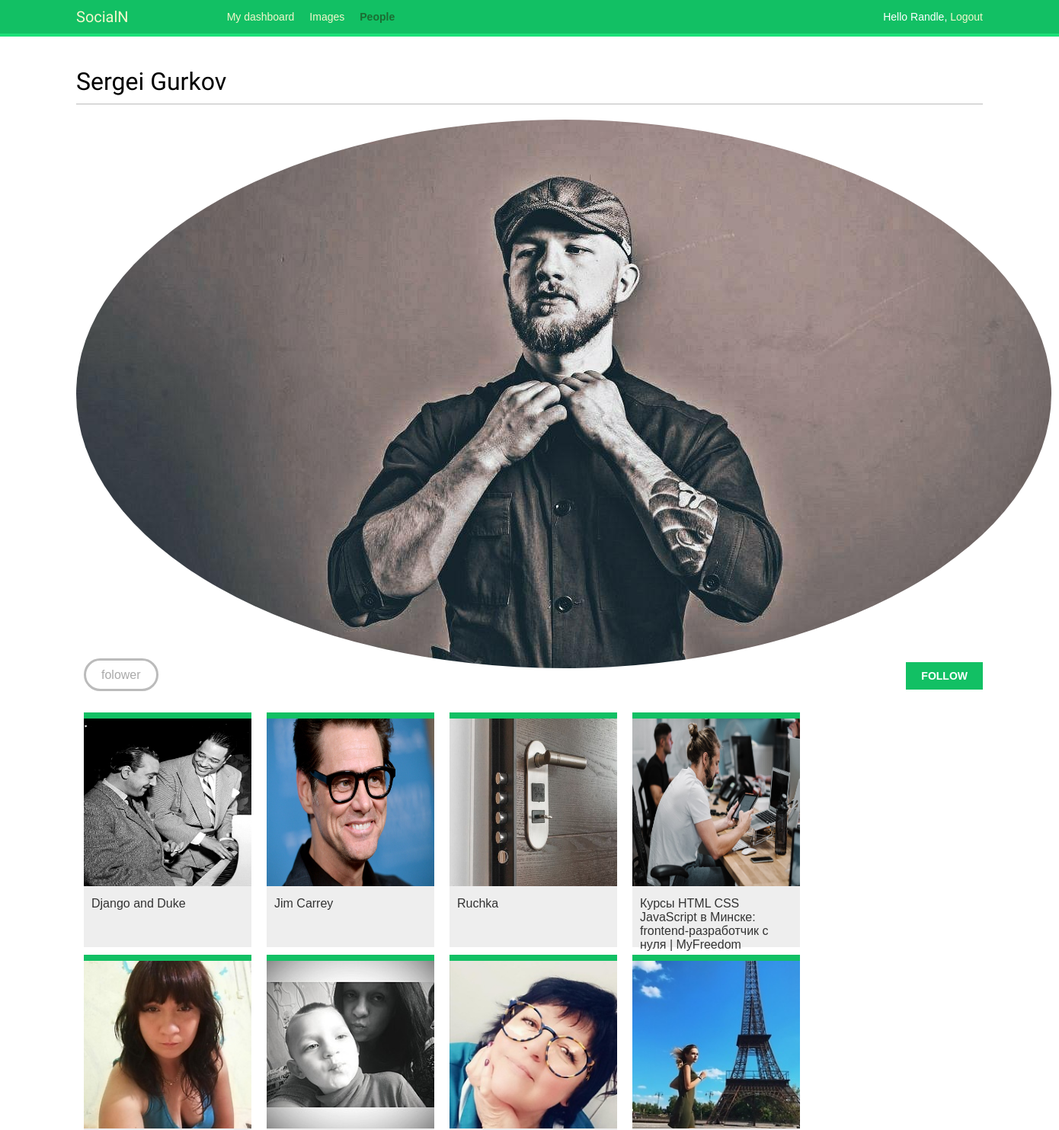
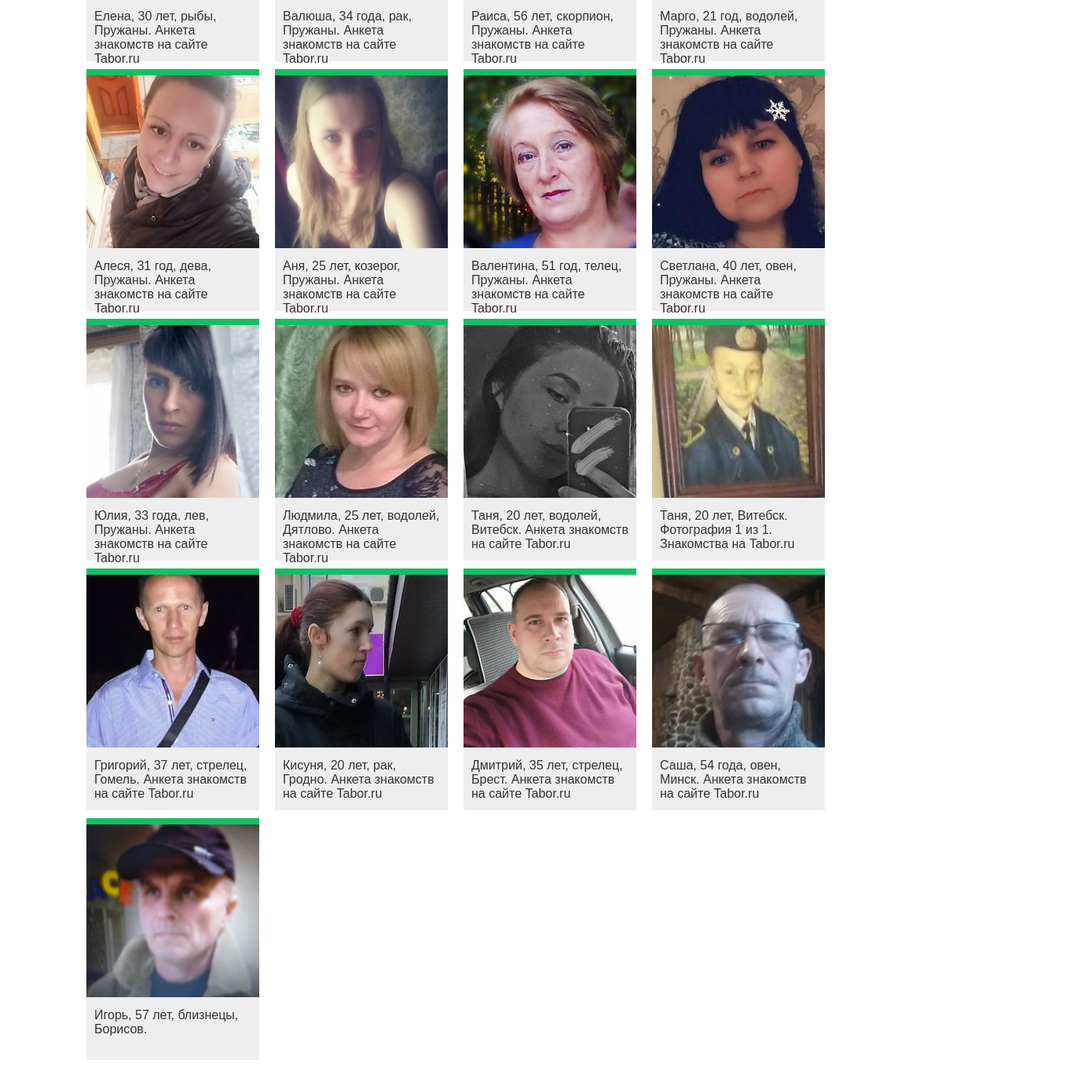
The page /account/user/Admin/ (signed in) on the database its author committed (2 pictures, top to bottom).
### images/models.py (models this page shows, shortened)
class Image(models.Model):
    user = models.ForeignKey(
        settings.AUTH_USER_MODEL,
        related_name="images_created",
        on_delete=models.CASCADE,
    )
    title = models.CharField(max_length=200)
    slug = AutoSlugField(populate_from='title')
    url = models.URLField()
    image = models.ImageField(upload_to="images/%Y/%m/%d")
    description = models.TextField(blank=True)
    created = models.DateField(auto_now_add=True, db_index=True)
    users_like = models.ManyToManyField(
        settings.AUTH_USER_MODEL, related_name="images_liked", blank=True
    )
    def get_absolute_url(self):
        return reverse("images:detail", args=[self.id, self.slug])

### account/views.py (the view)
# urls.py: path("user/<username>/", views.user_detail, name="user_detail"),
@login_required
def user_detail(request, username):
    user = get_object_or_404(User, username=username, is_active=True)
    return render(request,
                  "account/user/detail.html",
                  {'section': 'people',
                   'user': user})

### account/templates/account/user/detail.html (shortened to what this page needs)
{% extends 'base.html' %}
{% load thumbnail %}
{% block content %}
    <h1>{{ user.get_full_name }}</h1>
    <div class="profile-info">
        {% thumbnail user.profile.photo "180x180" crop="100%" as im %}
            <img src="{{ im.url }}" class="user-detail">
        {% endthumbnail %}
    </div>
    {% with total_followers=user.folowers.count %}
        <span class="count">
            folower{{ total_folowers|pluralize }}
        </span>
        <a href="#" data-id="{{ user.id }}" data-action="{% if request.user in user.followers.all %}un{% endif %}follow"
        class="follow button">
        {% if request.user not in user.followers.all %}
            Follow
        {% else %}
            Unfollow
        {% endif %}
        </a>
        <div id="image-list" class="image-container">
            {% include "images/image/list_ajax.html" with images=user.images_created.all %}
        </div>
    {% endwith %}
{% endblock %}

### account/templates/base.html (shortened to what this page needs)
{% load static %}
{% load staticfiles %}
<!DOCTYPE html>
<html>
<head>
    <link href="{% static 'css/base.css' %}" rel="stylesheet">
</head>
<body>
    <div id="header">
        <span class="logo">SocialN</span>
        {% if request.user.is_authenticated %}
        <ul class="menu">
            <li {% if section == 'dashboard' %} class="selected" {% endif %}>
                <a href="{% url 'dashboard' %}">My dashboard</a>
            </li>
            <li {% if section == 'images' %} class="selected" {% endif %}>
                <a href="{% url 'images:list' %}">Images</a>
            </li>
            <li {% if section == 'people' %} class="selected" {% endif %}>
                <a href="{% url 'user_list' %}">People</a>
            </li>
        </ul>
        {% endif %}
        <span class="user">
            {% if request.user.is_authenticated %}
            Hello {{ request.user.first_name }},
            <a href="{% url 'logout' %}">Logout</a>
            {% else %}
            <a href="{% url 'login' %}">Log-in</a>
            {% endif %}
        </span>
    </div>
    <div id="content">
        {% block content %}{% endblock %}
</body>
</html>

### images/templates/images/image/list_ajax.html
{% load thumbnail %}
{% for image in images %}
    <div class='image'>
        <a href='{{ image.get_absolute_url }}'>
            {% thumbnail image.image "300x300" crop="100%" as im %}
                <a href="{{ image.get_absolute_url }}">
                    <img src="{{ im.url }}">
                </a>
            {% endthumbnail %}
        </a>
        <div class='info'>
            <a href='{{ image.get_absolute_url }}' class='title'>{{ image.title }}</a>
        </div>
    </div>
{% endfor %}

### account/static/css/base.css (style rules this page uses)
body { margin:0; padding:0; font-family:helvetica, sans-serif; }
a { color:#12c064; text-decoration:none; }
h1, h2, h3, h4, h5 , h6 { font-family: 'Muli', sans-serif; font-weight:normal; }
h1 { border-bottom:1px solid #bbb; padding:0 0 10px 0; margin:10px 0 20px 0; }
#header { padding:10px 100px; font-size:14px; background:#12c064; color:#fff; border-bottom:4px solid #1cdf78; overflow:auto; }
#header .logo { font-family: 'Muli', sans-serif; float:left; color:#f3f7cc; font-size:20px; margin-right:10%; }
#header ul.menu { list-style:none; float:left; margin:0; padding:0; }
#header ul.menu li { float:left; padding:4px 10px; }
#header ul.menu li.selected a, #header ul.menu li.selected a:hover { color:#1b6d32; font-weight:bold; }
#header a { color:#f3f7cc; }
#header .user { float:right; padding-top:4px; }
#content { padding:30px 100px; }
input[type=submit], a.button { font-weight:bold; background:#12c064; color:#fff; padding:10px 20px; font-size:14px; text-transform:uppercase; }
.count { color:#aaa; border:3px solid #bbb; border-radius:26px; padding:10px 20px; margin:20px 10px 0; }
a.like, a.follow { float:right; margin-top:-8px; }
#image-list { overflow:auto; }
#image-list .image { float:left; width:220px; height:300px; margin:0 10px 10px 10px; border-top:8px solid #12c064; background:#eee; }
#image-list img { width:220px; height:220px; }
#image-list .info { padding:10px; }
#image-list .info a { color:#333; }
img.user-detail { border-radius:50%; float:left; }
.profile-info { float:left; overflow:auto; margin-right:20px; }
.image-container { margin-top:40px; }

### rows shown on the page
Image: shows a picture, title "Django and Duke"
Image: shows a picture, title "Jim Carrey"
Image: shows a picture, title "Ruchka"
Image: shows a picture, title "Курсы HTML CSS JavaScript в Минске: frontend-разработчик с нуля | MyFreedom"
Image: shows a picture, title "Елена, 30 лет, рыбы, Пружаны. Анкета знакомств на сайте Tabor.ru"
Image: shows a picture, title "Валюша, 34 года, рак, Пружаны. Анкета знакомств на сайте Tabor.ru"
Image: shows a picture, title "Раиса, 56 лет, скорпион, Пружаны. Анкета знакомств на сайте Tabor.ru"
Image: shows a picture, title "Марго, 21 год, водолей, Пружаны. Анкета знакомств на сайте Tabor.ru"
Image: shows a picture, title "Алеся, 31 год, дева, Пружаны. Анкета знакомств на сайте Tabor.ru"
Image: shows a picture, title "Аня, 25 лет, козерог, Пружаны. Анкета знакомств на сайте Tabor.ru"
Image: shows a picture, title "Валентина, 51 год, телец, Пружаны. Анкета знакомств на сайте Tabor.ru"
Image: shows a picture, title "Светлана, 40 лет, овен, Пружаны. Анкета знакомств на сайте Tabor.ru"
Image: shows a picture, title "Юлия, 33 года, лев, Пружаны. Анкета знакомств на сайте Tabor.ru"
Image: shows a picture, title "Людмила, 25 лет, водолей, Дятлово. Анкета знакомств на сайте Tabor.ru"
Image: shows a picture, title "Таня, 20 лет, водолей, Витебск. Анкета знакомств на сайте Tabor.ru"
Image: shows a picture, title "Таня, 20 лет, Витебск. Фотография 1 из 1. Знакомства на Tabor.ru"
Image: shows a picture, title "Григорий, 37 лет, стрелец, Гомель. Анкета знакомств на сайте Tabor.ru"
Image: shows a picture, title "Кисуня, 20 лет, рак, Гродно. Анкета знакомств на сайте Tabor.ru"
Image: shows a picture, title "Дмитрий, 35 лет, стрелец, Брест. Анкета знакомств на сайте Tabor.ru"
Image: shows a picture, title "Саша, 54 года, овен, Минск. Анкета знакомств на сайте Tabor.ru"
Image: shows a picture, title "Игорь, 57 лет, близнецы, Борисов."

### other values the page prints
{{ request.user.first_name }} "Randle"
{{ user.get_full_name }} "Sergei Gurkov"
